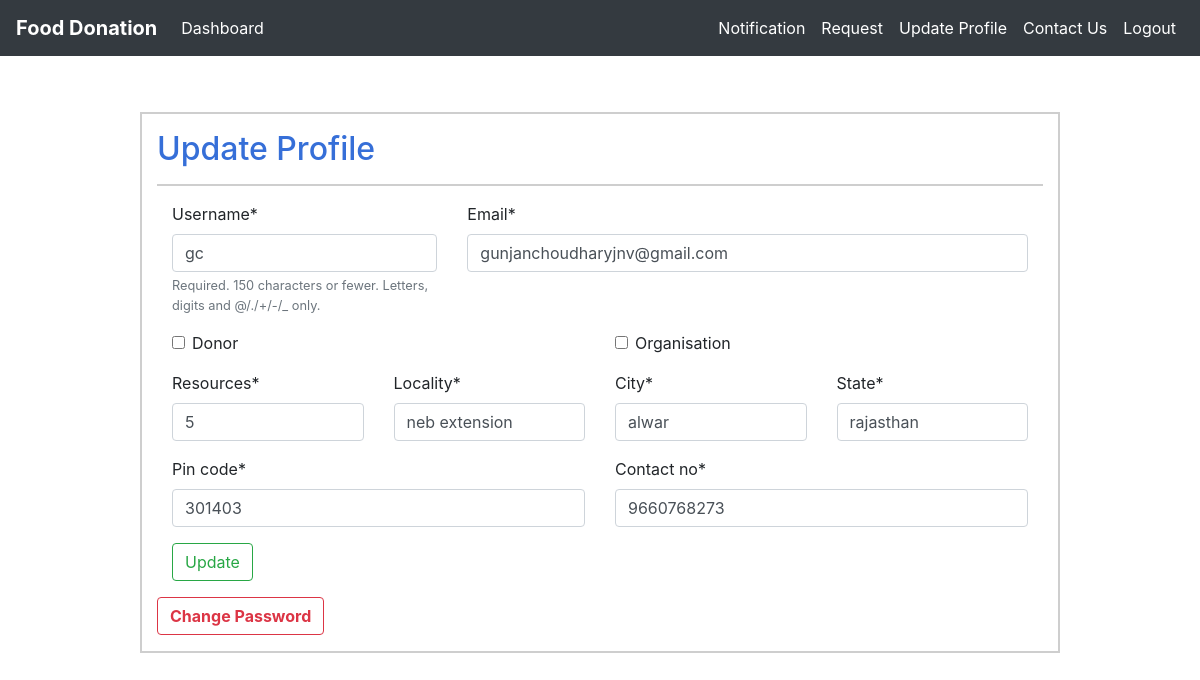
Page /users/edit/ (signed in) on the earlier database version.
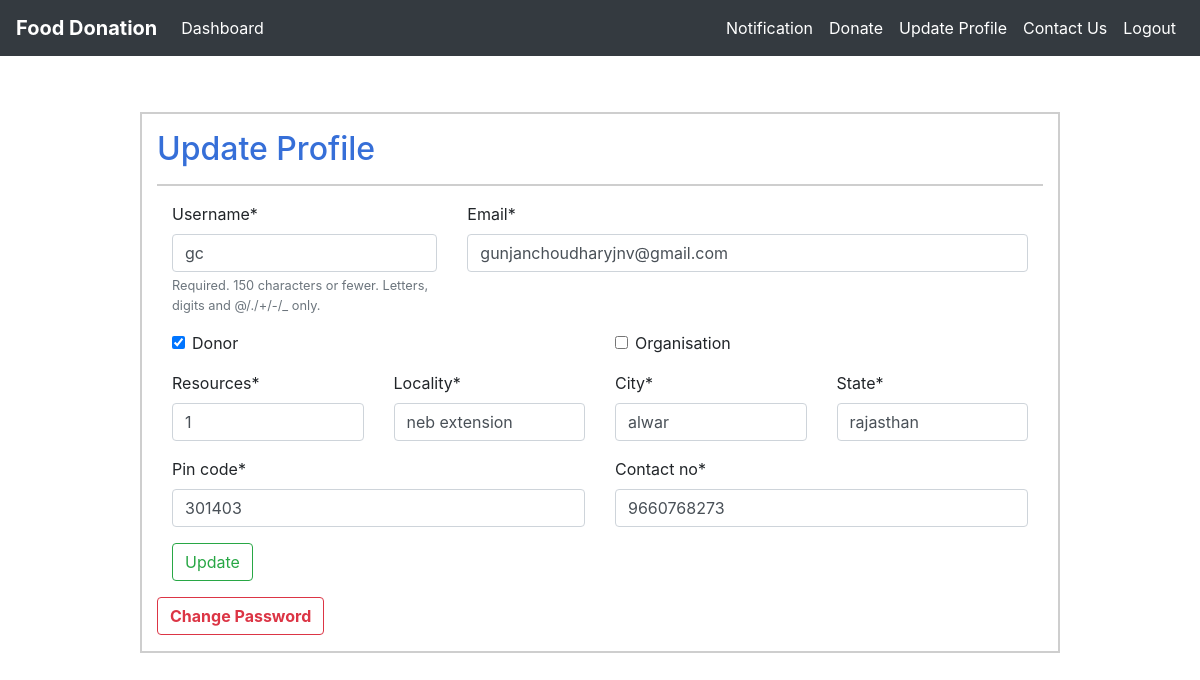
Same page on the later database version.
### customUser/models.py (models this page shows, shortened)
class CustomUser(AbstractUser):
    pin_code = models.IntegerField(null = True)
    contact_no = models.IntegerField(null = True)
    resources = models.IntegerField(null = True) # no. of persons avability/requirement
    locality = models.CharField(max_length = 100)
    city = models.CharField(max_length = 50)
    """CHOICES=[('0','Donor'),
                   ('1','Reciever')]"""
    state = models.CharField(max_length = 50, default = " ")
    donor = models.BooleanField(default = 'False') # 0 - Donor 1 - Reciever
    email = models.EmailField(unique=True)
    organisation = models.BooleanField(default = 'False')

### customUser/views.py (the view)
# urls.py: path('edit/', views.edit_profile, name = 'edit_profile'),
@login_required(login_url="/users/login")
def edit_profile(request):
	if request.method == "POST":
		form = CustomUserChangeForm(request.POST, instance = request.user)
		if form.is_valid():
			form.save()
			return redirect('home')
		else:
			return HttpResponse('something is not right! (look again at the code)')
	elif request.method == "GET":
		form = CustomUserChangeForm(instance = request.user)
		context = {'form' : form }
		return render(request, 'edit_form.html', context)

### customUser/forms.py
class CustomUserChangeForm(UserChangeForm):
    class Meta:
        model = CustomUser
        fields = ('username', 'email', 'donor', 'organisation' ,'resources', 'locality', 'city', 'pin_code', 'state', 'contact_no')

### templates/edit_form.html (shortened to what this page needs)
{% extends 'base.html' %}
{% load crispy_forms_tags %}
{% block navigation %}
		<div class = "nav-item active">
			<a class="nav-link" href="{% url 'notification' %}" >Notification</a>
		</div>
		<div class = "nav-item active">
			<a class="nav-link" href="{% url 'maps' %}" class="nav-link">
				{% if user.donor == True %}  Donate   {% else %}  Request
				{% endif %}
			</a>
			</div>
			<div class = "nav-item active">
					<a href="{% url 'edit_profile' %}" class="nav-link"> Update Profile </a>
			</div>
			<div class = "nav-item active">
				<a href = "{% url 'contact' %}" class = 'nav-link'> Contact Us </a>
			</div>
			<div class = "nav-item active">
				<a href="{% url 'logout' %}" class="nav-link">Logout</a>
			</div>
{% endblock %}
{% block content %}
<div class="container my-2" style="border:2px solid #cecece;">
<h2 class="py-3" style="color: rgb(54, 111, 216); border-bottom:2px solid #cecece;"> Update Profile  </h2>
<div class = "container pt-2">
<form method = "post">
	<div class = "row">
		<div class = "col-4">
			{{ form.username | as_crispy_field }}
		</div>
		<div class = "col">
			{{ form.email | as_crispy_field }}
		</div>
	</div>
	<div class="row">
		<div class = "col">
			{{form.donor | as_crispy_field}}
		</div>
		<div class = "col">
			{{form.organisation | as_crispy_field}}
		</div>
	</div>
	<div class = "row">
		<div class = "col-3">
			{{form.resources | as_crispy_field}}
		</div>
		<div class = "col">
			{{form.locality | as_crispy_field}}
		</div>
		<div class = "col">
			{{form.city | as_crispy_field}}
		</div>
		<div class = "col-3">
			{{ form.state | as_crispy_field}}
		</div>
	</div>
	<div class = "row">
		<div class = "col">
			{{form.pin_code | as_crispy_field}}
		</div>
		<div class = "col">
			{{form.contact_no | as_crispy_field}}
		</div>
	</div>
	<button type = "submit" class = "btn btn-outline-success"> Update </button>
</form>
</div>
<a href="{% url 'password_reset' %}" class="btn btn-outline-danger mb-3"><strong>Change Password</strong></a>
{% endblock %}

Differences in the rows shown:
changed CustomUser "gc": donor "☐" → "☑"; resources "5" → "1"
Other differences:
text no longer shown: "Request"
text now shown: "Donate"
